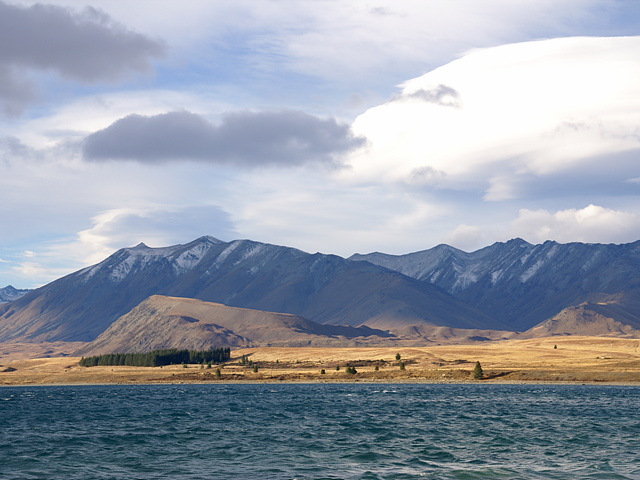
#> input picture tekapo.bmp, 640 x 480 px
$ python remap.py
#> lines starting #> are read from the running program, lines starting #| are printed output that depends on the picture
import sys
import numpy as np
import cv2


src = cv2.imread('tekapo.bmp')
#> src is the input picture: shape (480, 640, 3); mean B, G, R 169.8, 157.4, 149.7

if src is None:
    print('Image load failed!')
    sys.exit()

h, w = src.shape[:2]
#> h = 480; w = 640
map2, map1 = np.indices((h, w), dtype=np.float32)
print(map2, map1)
#> (printed output is left out)
map2 = map2 + 10 * np.sin(map1 / 50)

dst = cv2.remap(src, map1, map2, cv2.INTER_CUBIC, borderMode=cv2.BORDER_DEFAULT)
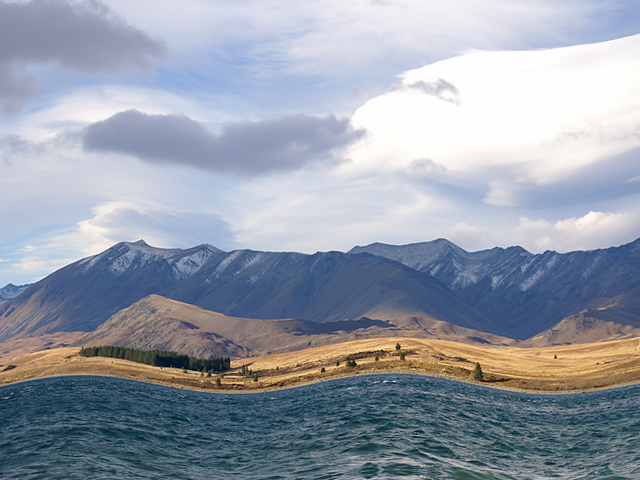
#> dst: shape (480, 640, 3); mean B, G, R 169.8, 157.3, 149.6

cv2.imshow('src', src)
cv2.imshow('dst', dst)
cv2.waitKey()

cv2.destroyAllWindows()

$ run again, with cat.bmp copied over tekapo.bmp
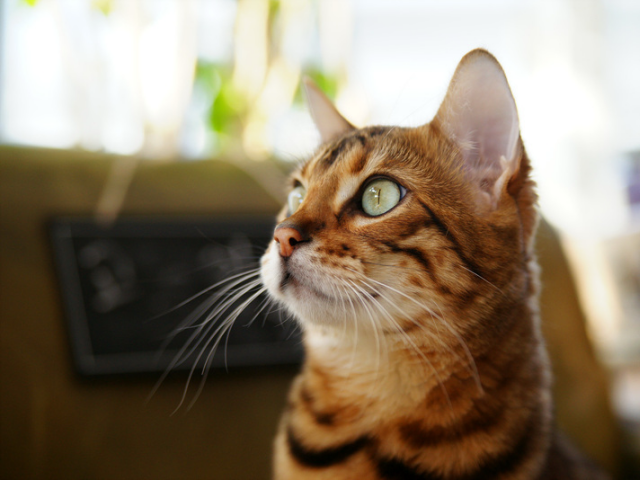
#> input picture cat.bmp, 640 x 480 px
#> src is the input picture: shape (480, 640, 3); mean B, G, R 104.5, 125.6, 140.8
#> (printed output is left out)
#> `dst = cv2.remap(src, map1, map2, cv2.INTER_CUBIC, borderMode=cv2.BORDE..`:
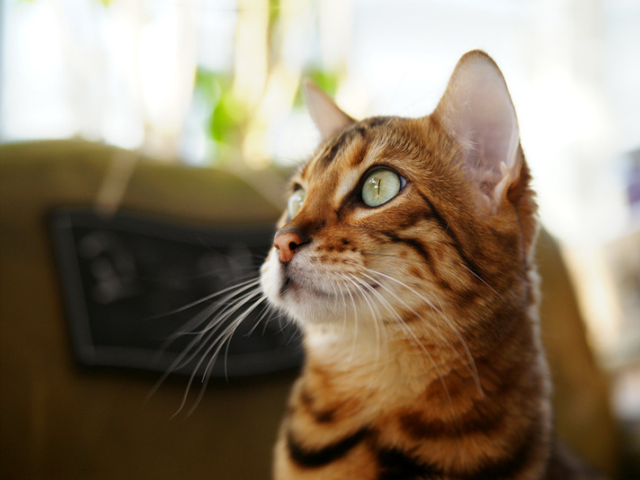
#> dst: shape (480, 640, 3); mean B, G, R 104.4, 125.5, 140.7

$ run again, with rose.bmp copied over tekapo.bmp
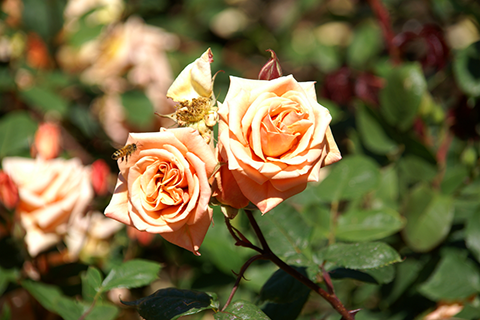
#> input picture rose.bmp, 480 x 320 px
#> src is the input picture: shape (320, 480, 3); mean B, G, R 63.1, 103.6, 116.2
#> (printed output is left out)
#> `dst = cv2.remap(src, map1, map2, cv2.INTER_CUBIC, borderMode=cv2.BORDE..`:
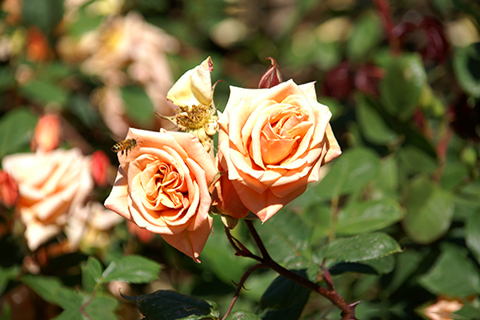
#> dst: shape (320, 480, 3); mean B, G, R 62.7, 103.1, 115.6
